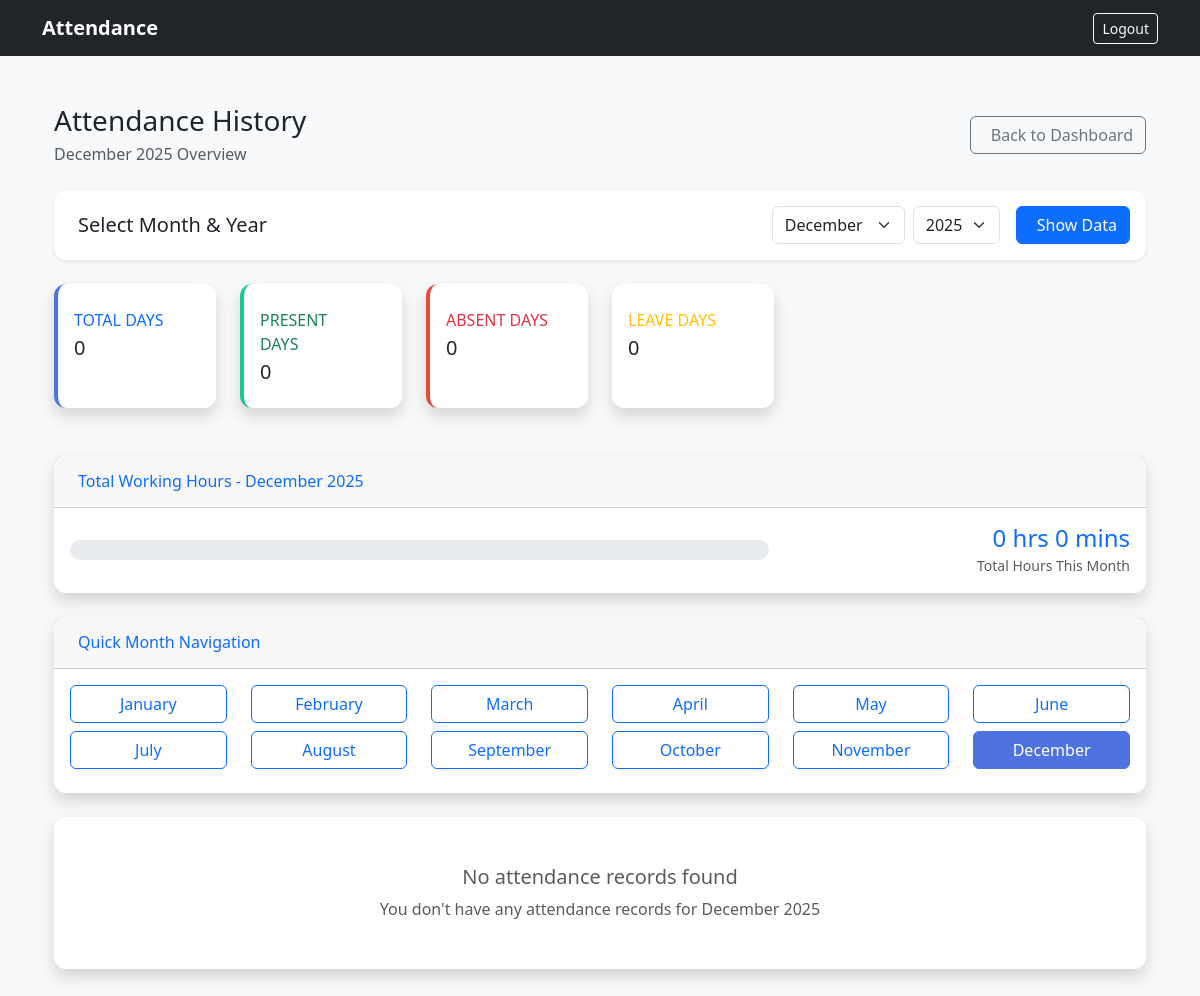
The page /attendance-history/ (signed in) on the database as committed earlier.
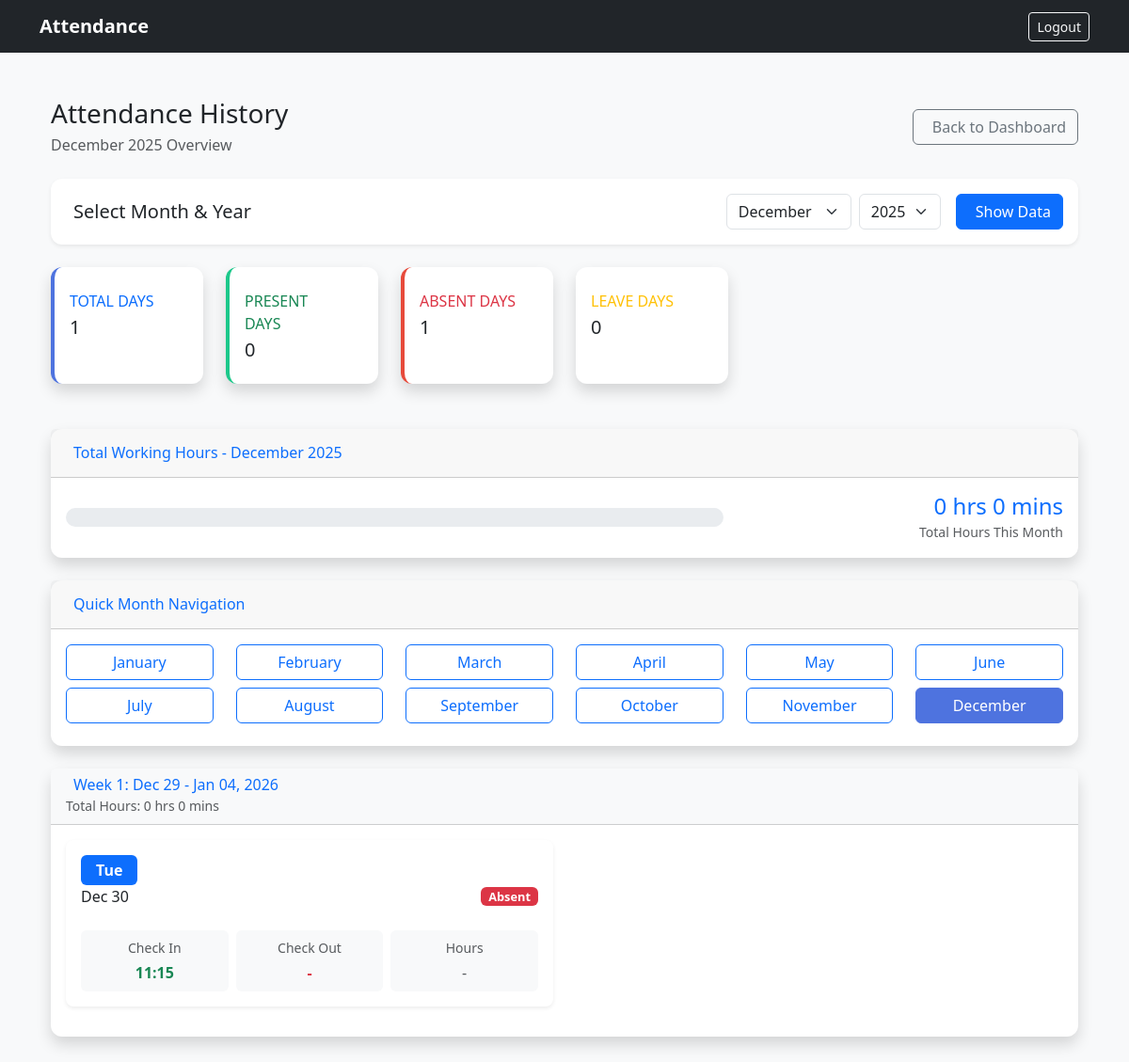
The same page on the database as committed later.
### attendance/models.py (models this page shows, shortened)
class Attendance(models.Model):
    employee = models.ForeignKey(
        Employee,
        on_delete=models.CASCADE,
        related_name="attendances"
    )
    date = models.DateField()
    check_in = models.DateTimeField()
    check_out = models.DateTimeField(null=True, blank=True)
    class Meta:
        unique_together = ("employee", "date")
        ordering = ["-date"]

### attendance/views.py (the view, shortened to what this page needs)
# urls.py: path("attendance-history/", views.employee_attendance_history, name="employee_attendance_history"),
@login_required
def employee_attendance_history(request):
    try:
        employee = Employee.objects.get(user=request.user)
    except Employee.DoesNotExist:
        return render(request, "employee/no_employee.html")
    if not employee.is_active:
        return render(request, "employee/no_employee.html", {
            "message": "Your employee account is inactive. Please contact administrator."
        })
    selected_month = request.GET.get('month')
    selected_year = request.GET.get('year')
    today = timezone.localdate()
    if not selected_month:
        selected_month = today.month
    else:
        selected_month = int(selected_month)
    if not selected_year:
        selected_year = today.year
    else:
        selected_year = int(selected_year)
    month_start = date(selected_year, selected_month, 1)
    if selected_month == 12:
        month_end = date(selected_year + 1, 1, 1) - timedelta(days=1)
    else:
        month_end = date(selected_year, selected_month + 1, 1) - timedelta(days=1)
    attendance_records = Attendance.objects.filter(
        employee=employee,
        date__gte=month_start,
        date__lte=month_end
    ).prefetch_related('breaks').order_by('-date')
    approved_leaves = LeaveRequest.objects.filter(
        employee=employee,
        status="APPROVED",
        start_date__lte=month_end,
        end_date__gte=month_start
    )
    enhanced_records = []
    for record in attendance_records:
        record_data = {
            'record': record,
            'break_time': timedelta(),
            'working_hours': timedelta(),
            'break_details': [],
            'has_leave': False,
            'status': 'Absent'
        }
        leave_on_date = approved_leaves.filter(
            start_date__lte=record.date,
            end_date__gte=record.date
        ).exists()
        if leave_on_date:
            record_data['has_leave'] = True
            record_data['status'] = 'On Leave'
        enhanced_records.append(record_data)
    weekly_records = []
    current_week = None
    week_data = None
    from collections import defaultdict
    for record_data in enhanced_records:
        record_date = record_data['record'].date
        week_number = record_date.isocalendar()[1]
        year = record_date.year
        if current_week != (year, week_number):
            if week_data:
                weekly_records.append(week_data)
            week_start = record_date - timedelta(days=record_date.weekday())
            week_end = week_start + timedelta(days=6)
            week_data = {
                'week_number': week_number,
                'start_date': week_start,
                'end_date': week_end,
                'records': [],
                'total_hours': timedelta()
            }
            current_week = (year, week_number)
        week_data['records'].append(record_data)
        week_data['total_hours'] += record_data['working_hours']
    if week_data:
        weekly_records.append(week_data)
    weekly_records.sort(key=lambda x: x['start_date'], reverse=True)
    total_days = attendance_records.count()
    present_days = attendance_records.filter(check_out__isnull=False).count()
    leave_days = 0
    for leave in approved_leaves:
        leave_start = max(leave.start_date, month_start)
        leave_end = min(leave.end_date, month_end)
        if leave_start <= leave_end:
            leave_days += (leave_end - leave_start).days + 1
    absent_days = total_days - present_days - leave_days
    absent_days = max(0, absent_days)
    total_hours = timedelta()
    for record in attendance_records:
        if record.check_out and record.check_in:
            work_duration = record.check_out - record.check_in
            break_duration = timedelta()
            for break_record in record.breaks.all():
                if break_record.break_out and break_record.break_in:
                    break_duration += break_record.break_out - break_record.break_in
            total_hours += work_duration - break_duration
    working_days = total_days - leave_days
    attendance_rate = (present_days / working_days * 100) if working_days > 0 else 0
    months = []
    for i in range(1, 13):
        months.append({
            'value': i,
            'name': date(2024, i, 1).strftime('%B'),
            'current': i == selected_month
        })
    years = []
    current_year = today.year
    for year in range(current_year - 2, current_year + 2):
        years.append({
            'value': year,
            'name': year,
            'current': year == selected_year
        })
    context = {
        'employee': employee,
        'enhanced_records': enhanced_records,
        'selected_month': selected_month,
        'selected_year': selected_year,
        'month_name': date(selected_year, selected_month, 1).strftime('%B %Y'),
        'months': months,
        'years': years,
        'total_days': total_days,
        'present_days': present_days,
        'absent_days': absent_days,
        'leave_days': leave_days,
        'total_hours': total_hours,
        'attendance_rate': round(attendance_rate, 1),
        'weekly_records': weekly_records,
    }
    return render(request, 'employee/attendance_history.html', context)

### attendance/templatetags/time_filters.py (called while the page is built)
@register.filter
def format_duration(duration):
    if not duration:
        return "0 hrs 0 mins"
    total_seconds = int(duration.total_seconds())
    hours = total_seconds // 3600
    minutes = (total_seconds % 3600) // 60
    return f"{hours} hrs {minutes} mins"

### templates/employee/attendance_history.html (shortened to what the changed rows need)
{% extends "base.html" %}
{% block content %}
<div class="container-fluid py-4">
    <div class="d-flex justify-content-between align-items-center mb-4">
        <div>
            <h1 class="h3 mb-1 text-dark font-weight-bold">Attendance History</h1>
        </div>
    </div>
    <div class="row mb-4">
        <div class="col-xl-2 col-lg-4 col-md-6 mb-4">
            <div class="card border-left-primary shadow h-100 py-2">
                <div class="card-body">
                    <div class="row no-gutters align-items-center">
                        <div class="col mr-2">
                            <div class="text-xs font-weight-bold text-primary text-uppercase mb-1">
                                Total Days
                            </div>
                            <div class="h5 mb-0 font-weight-bold text-gray-800">{{ total_days }}</div>
                        </div>
                    </div>
                </div>
            </div>
        </div>
        <div class="col-xl-2 col-lg-4 col-md-6 mb-4">
            <div class="card border-left-danger shadow h-100 py-2">
                <div class="card-body">
                    <div class="row no-gutters align-items-center">
                        <div class="col mr-2">
                            <div class="text-xs font-weight-bold text-danger text-uppercase mb-1">
                                Absent Days
                            </div>
                            <div class="h5 mb-0 font-weight-bold text-gray-800">{{ absent_days }}</div>
                        </div>
                    </div>
                </div>
            </div>
        </div>
    </div>
                                {% load time_filters %}
    <div class="row mb-4">
        <div class="col-12">
            <div class="card shadow">
                <div class="card-body">
                    <div class="row">
                        {% for month in months %}
                        <div class="col-6 col-md-3 col-lg-2 mb-2">
                            <a href="?month={{ month.value }}&year={{ selected_year }}"
                               class="btn btn-outline-primary btn-block {% if month.current %}active{% endif %}">
                                {{ month.name }}
                            </a>
                        </div>
                        {% endfor %}
                    </div>
                </div>
            </div>
        </div>
    </div>
    {% for week_data in weekly_records %}
    <div class="card mb-4 shadow">
        <div class="card-header bg-light">
            <h6 class="mb-0 font-weight-bold text-primary">
                Week {{ week_data.week_number }}: {{ week_data.start_date|date:"M d" }} - {{ week_data.end_date|date:"M d, Y" }}
            </h6>
            <small class="text-muted">Total Hours: {% load time_filters %}{{ week_data.total_hours|format_duration }}</small>
        </div>
        <div class="card-body">
            <div class="row">
                {% for record_data in week_data.records %}
                {% with record=record_data.record %}
                <div class="col-lg-6 mb-3">
                    <div class="bg-white shadow-sm border-0 rounded-3 p-3 h-100" style="transition: all 0.2s ease-in-out; cursor: pointer;" onmouseover="this.style.transform='translateY(-2px)'; this.style.boxShadow='0 4px 12px rgba(0,0,0,0.15)'" onmouseout="this.style.transform='translateY(0)'; this.style.boxShadow='0 1px 3px rgba(0,0,0,0.1)'">
                        <div class="me-3">
                            <span class="badge bg-primary fs-6 fw-semibold px-3 py-2">{{ record.date|date:"D" }}</span>
                        </div>
                        <div class="flex-grow-1">
                            <div class="d-flex justify-content-between align-items-center">
                                <span class="font-weight-bold">{{ record.date|date:"M d" }}</span>
                                <span class="badge {% if record_data.status == 'Present' %}bg-success{% elif record_data.status == 'On Leave' %}bg-warning text-dark{% else %}bg-danger{% endif %} fw-semibold px-2 py-1">
                                    {{ record_data.status }}
                                </span>
                            </div>
                            <div class="row mt-3 g-2">
                                <div class="col-4 text-center">
                                    <div class="bg-light rounded-2 py-2">
                                        <small class="text-muted d-block fw-medium mb-1">Check In</small>
                                        <span class="fw-bold text-success fs-6">{{ record.check_in|time:"H:i"|default:"-" }}</span>
                                    </div>
                                </div>
                                <div class="col-4 text-center">
                                    <div class="bg-light rounded-2 py-2">
                                        <small class="text-muted d-block fw-medium mb-1">Check Out</small>
                                        <span class="fw-bold text-danger fs-6">{{ record.check_out|time:"H:i"|default:"-" }}</span>
                                    </div>
                                </div>
                                <div class="col-4 text-center">
                                    <div class="bg-light rounded-2 py-2">
                                        <small class="text-muted d-block fw-medium mb-1">Hours</small>
                                    {% if record_data.working_hours.total_seconds > 0 %}
                                        {% load time_filters %}
                                    {% else %}
                                            <span class="text-muted fw-medium">-</span>
                                    {% endif %}
                                    </div>
                                </div>
                            </div>
                        </div>
                    </div>
                </div>
                {% endwith %}
                {% endfor %}
            </div>
        </div>
    </div>
    {% empty %}
    <div class="col-12">
        <div class="card border-0 shadow">
            <div class="card-body text-center py-5">
                <h5 class="text-muted">No attendance records found</h5>
                <p class="text-muted mb-0">You don't have any attendance records for {{ month_name }}</p>
            </div>
        </div>
    </div>
    {% endfor %}
</div>
{% endblock %}

Rows that differ between the two databases and show on the page:
added Attendance: record "Tue", record "Dec 30", status "Absent", record.check_in "11:15", record.check_out "-"
Other text that changed with them:
{{ total_days }}: "0" → "1"
{{ absent_days }}: "0" → "1"
{{ month_name }}: "December 2025" → (not shown)
new list line: "Week 1 : Dec 29 - Jan 04, 2026 Total Hours: 0 hrs 0 mins"
text no longer shown: "No attendance records found You don't have any attendance records for"
